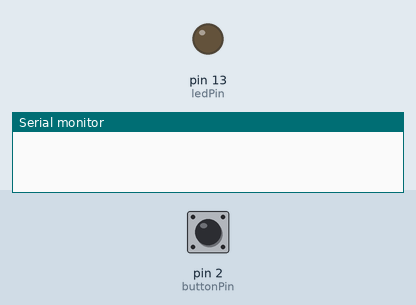
This sketch was run on a simulated Arduino Uno, built with avr-gcc and run on an emulated ATmega328P. Shown: output pins drawn as LEDs (lit = HIGH), the last lines printed to the serial monitor. The test bench sets the inputs (shaded band); at power-on: pin 2 (buttonPin) HIGH.

Above: at 1.2 s.
1.3 s: pin 2 (buttonPin) pulled LOW for 0.15 s
At 1.37 s:
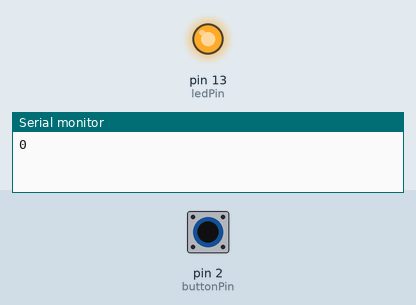
2.9 s: pin 2 (buttonPin) pulled LOW for 3.2 s
At 7.0 s:
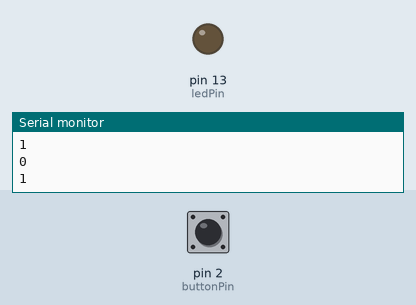
Timing chart, 0 to 8.5 s (numbered marks = the images above; inputs shaded):
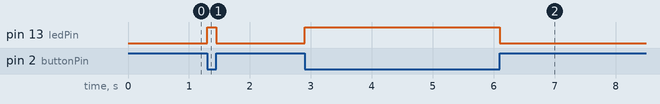

Measured:
- after the input at 1.3 s, pin 13 (ledPin): LOW → HIGH at once, → LOW 0.15 s later
- after the input at 2.9 s, pin 13 (ledPin): LOW → HIGH at once, → LOW 3.2 s later

The sketch:

task1.2p.ino
```cpp
const int buttonPin = 2;
const int ledPin = 13;

int buttonState = 0;

void setup()
{
  pinMode(2, INPUT);
  pinMode(13, OUTPUT);
  digitalWrite(buttonPin, HIGH);

  attachInterrupt(0,pin_ISR, CHANGE);
  Serial.begin(10);
}

void loop()
{

}

void pin_ISR() {
  buttonState = digitalRead(buttonPin);
  digitalWrite(ledPin, !buttonState);
  Serial.println(buttonState);
}
```
